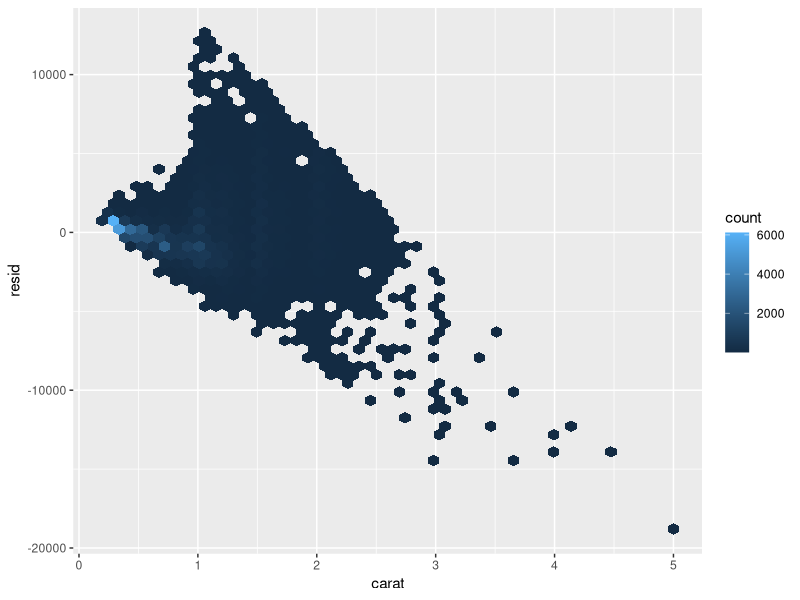
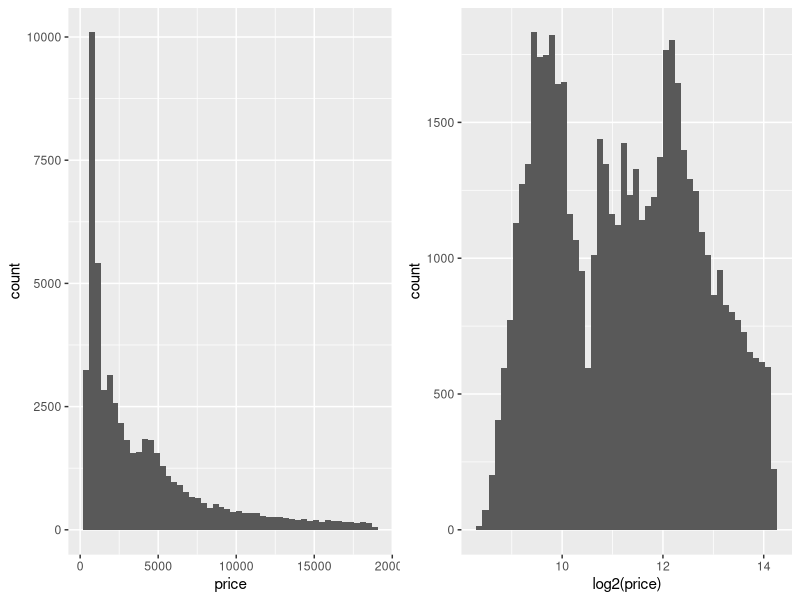
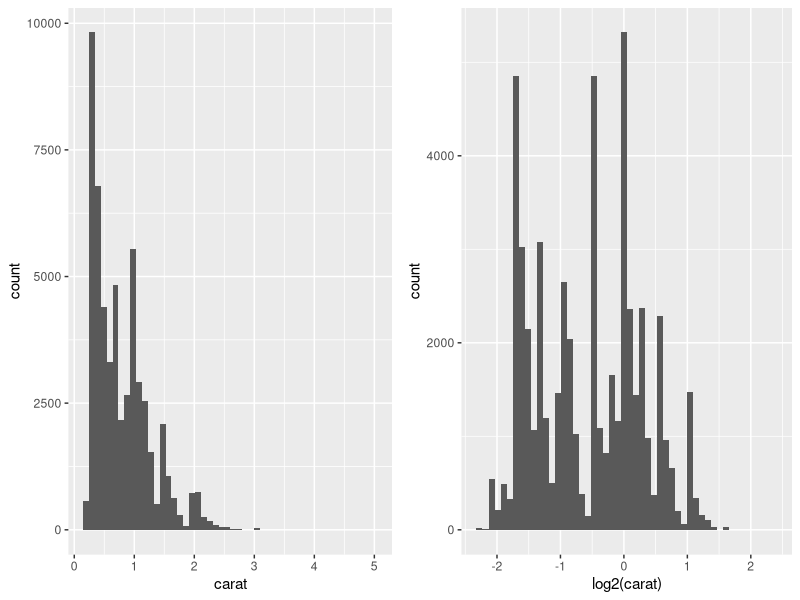
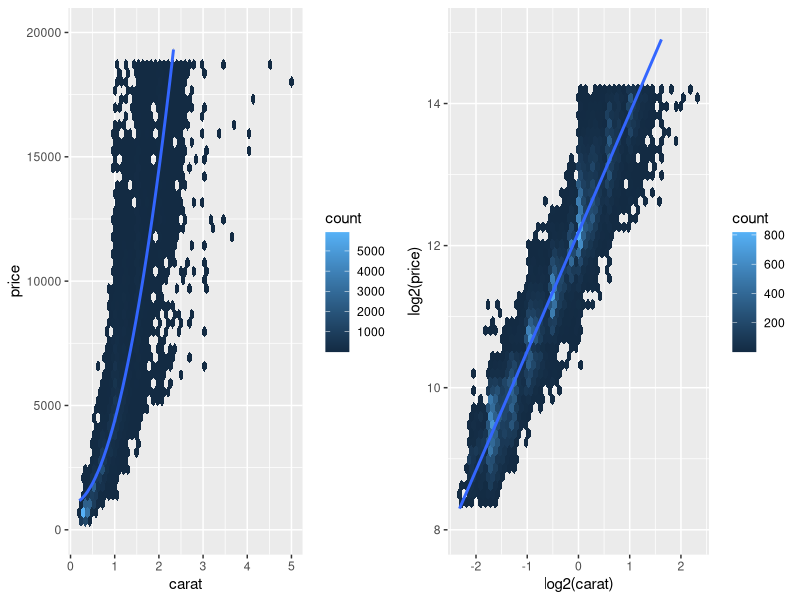
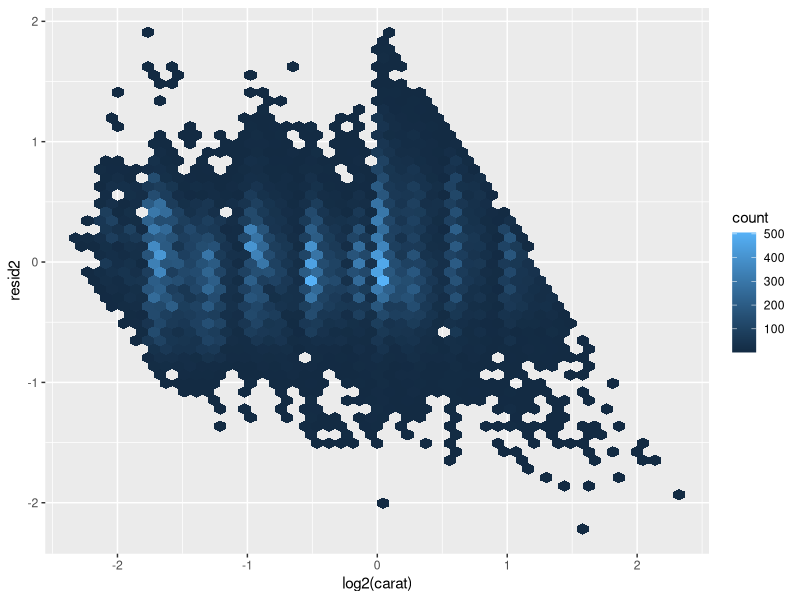
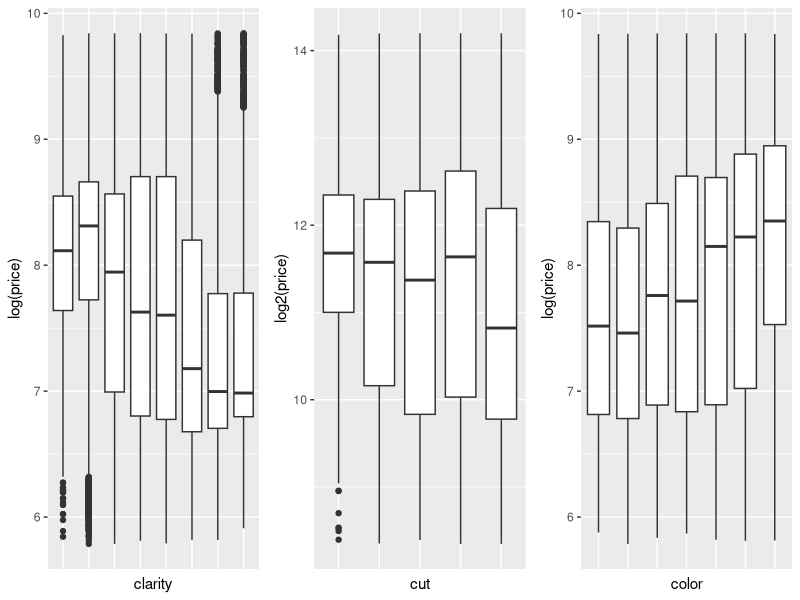
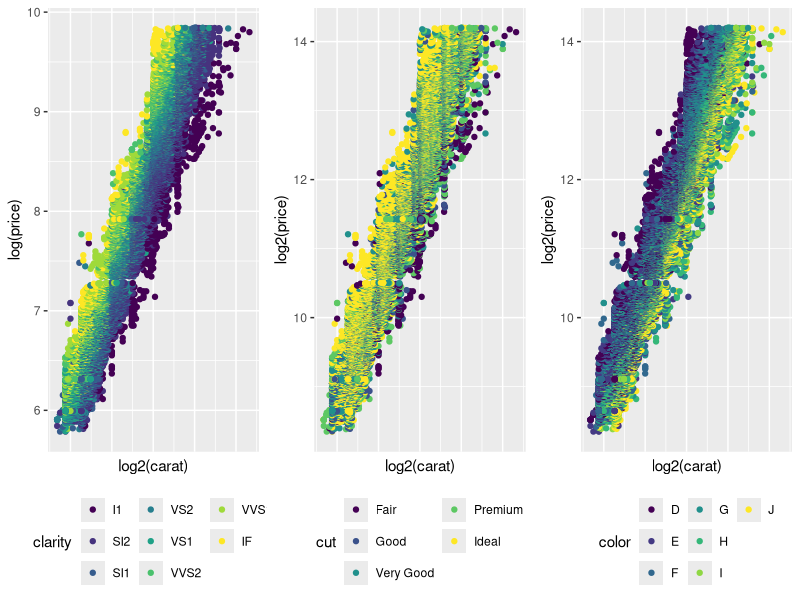
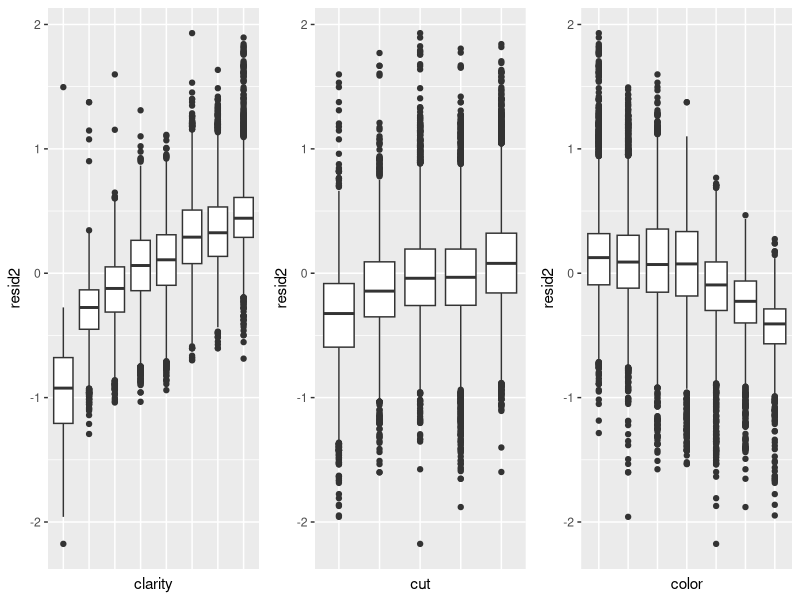

The R source for these figures, in order:
## ---- chunk 1
library(ggplot2)
library(modelr)
library(hexbin)
library(ggpubr)
mod_diamond <- lm(formula=price ~ carat, data=diamonds)
## ---- chunk 2
diamonds$resid <- residuals(mod_diamond)
ggplot(diamonds, aes(carat, resid)) + 
  geom_hex(bins = 50)
## ---- chunk 3
h1 <- ggplot(diamonds, aes(price)) + geom_histogram(bins = 50)
h2 <- ggplot(diamonds, aes(log2(price))) + geom_histogram(bins = 50)
ggarrange(h1, h2, ncol = 2, nrow = 1)
h3 <- ggplot(diamonds, aes(carat)) + geom_histogram(bins = 50)
h4 <- ggplot(diamonds, aes(log2(carat))) + geom_histogram(bins = 50)
ggarrange(h3, h4, ncol = 2, nrow = 1)
## ---- chunk 4
g01 <- ggplot(diamonds, aes(x = carat, y = price)) + 
  geom_hex(bins = 50) + 
  geom_smooth(method="lm", formula = y ~ I(x^2)) + 
  scale_y_continuous(limits=c(0,20000))
g02<- ggplot(diamonds, aes(log2(carat), log2(price))) + 
  geom_hex(bins = 50) + geom_smooth(method="lm", se=FALSE) +
  scale_y_continuous(limits=c(8, 15))
ggarrange(g01, g02, ncol = 2, nrow = 1)
## ---- chunk 5
mod_diamond2 <- lm(formula= log2(price) ~ log2(carat), data=diamonds)
diamonds$resid2 <- residuals(mod_diamond2)
## ---- chunk 6
ggplot(diamonds, aes(log2(carat), resid2)) + 
  geom_hex(bins = 50)
## ---- chunk 7
q1 <- ggplot(diamonds, aes(clarity, log(price))) + 
  geom_boxplot() + 
  theme(axis.text.x=element_blank(),
        axis.ticks.x=element_blank())
q2 <- ggplot(diamonds, aes(cut, log2(price))) + 
  geom_boxplot() + 
  theme(axis.text.x=element_blank(),
        axis.ticks.x=element_blank())
q3 <- ggplot(diamonds, aes(color, log(price))) + 
  geom_boxplot() + 
  theme(axis.text.x=element_blank(),
        axis.ticks.x=element_blank())
ggarrange(q1, q2, q3 + rremove("x.text"),
          ncol = 3, nrow = 1)
## ---- chunk 8
g1 <- ggplot(diamonds, aes(log2(carat), log(price), colour=clarity)) + 
  geom_point() + 
  theme(axis.text.x=element_blank(),
        axis.ticks.x=element_blank(), legend.position = "bottom") + 
  guides(colour = guide_legend(nrow = 3))
g2 <- ggplot(diamonds, aes(log2(carat), log2(price), colour=cut)) + 
  geom_point() + 
  theme(axis.text.x=element_blank(),
        axis.ticks.x=element_blank(), legend.position = "bottom") +
  guides(colour = guide_legend(nrow = 3))
g3 <- ggplot(diamonds, aes(log2(carat), log2(price), colour=color)) + 
  geom_point() + 
  theme(axis.text.x=element_blank(),
        axis.ticks.x=element_blank(), legend.position = "bottom") + 
  guides(colour = guide_legend(nrow = 3))
ggarrange(g1, g2, g3 + rremove("x.text"),
          ncol = 3, nrow = 1)
## ---- chunk 9
rg2 <- ggplot(diamonds, aes(clarity, resid2)) + 
  geom_boxplot() + 
  theme(axis.text.x=element_blank(),
        axis.ticks.x=element_blank(), legend.position = "bottom") +
  guides(colour = guide_legend(nrow = 3))
rg3 <- ggplot(diamonds, aes(cut, resid2)) + 
  geom_boxplot() + 
  theme(axis.text.x=element_blank(),
        axis.ticks.x=element_blank(), legend.position = "bottom") + 
  guides(colour = guide_legend(nrow = 3))
rg4 <- ggplot(diamonds, aes(color, resid2)) + 
  geom_boxplot() + 
  theme(axis.text.x=element_blank(),
        axis.ticks.x=element_blank(), legend.position = "bottom") + 
  guides(colour = guide_legend(nrow = 3))
ggarrange(rg2, rg3, rg4 + rremove("x.text"),
          ncol = 3, nrow = 1)
## ---- chunk 10
mod_diamond3 <- lm(formula= log2(price) ~ log2(carat) + 
                     clarity + cut + color, data=diamonds)
## ---- chunk 11
diamonds$resid3 <- residuals(mod_diamond3)
size <- ggplot(diamonds, aes(log2(carat), resid3)) + 
  geom_hex(bins = 50) + 
  guides(colour = guide_legend(nrow = 3))
size
## ---- chunk 12
diamonds$fitted <- predict(mod_diamond3)
f2 <- ggplot(diamonds, aes(clarity, fitted)) + 
  geom_boxplot() + 
  theme(legend.position = "bottom")
f3 <- ggplot(diamonds, aes(cut, fitted)) + 
  geom_boxplot() + 
  theme(legend.position = "bottom")
f4 <- ggplot(diamonds, aes(color, fitted)) + 
  geom_boxplot() + 
  theme(legend.position = "bottom")
ggarrange(f2, f3, f4, ncol = 3, nrow = 1)
## ---- chunk 13
c2 <- ggplot(diamonds, aes(clarity, log(carat))) + 
  geom_boxplot() + 
  theme(legend.position = "bottom")
c3 <- ggplot(diamonds, aes(cut, log(carat))) + 
  geom_boxplot() + 
  theme(legend.position = "bottom")
c4 <- ggplot(diamonds, aes(color, log(carat))) + 
  geom_boxplot() + 
  theme(legend.position = "bottom")
ggarrange(c2, c3, c4, ncol = 3, nrow = 1)
